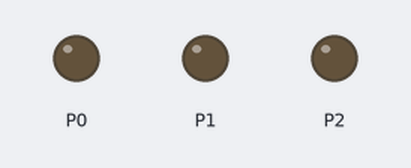
This program was run on a simulated BBC micro:bit running MicroPython. Parts: output pins drawn as LEDs (lit = HIGH).

Above: at 0.2 s.
At 1.0 s:
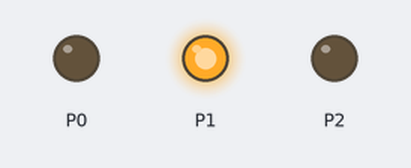
At 2.7 s:
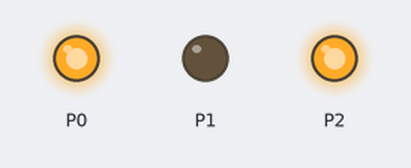
At 3.7 s:
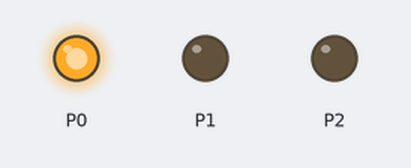
At 5.7 s:
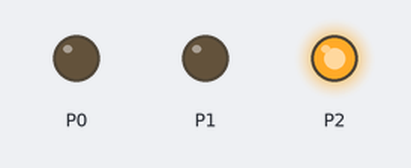
At 7.7 s:
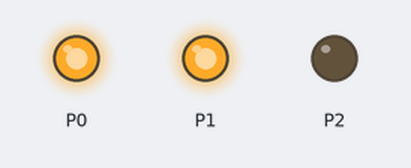
Timing chart, 0 to 8.1 s (numbered marks = the images above):
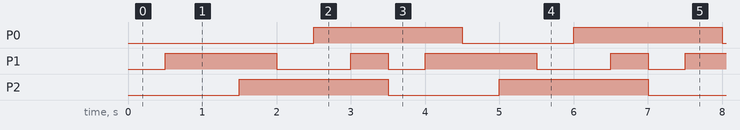

Measured:
- by itself, P0, P2: alternates HIGH for 2.0 s and LOW for 1.5 s
- by itself, P1: repeats every 3.5 s: LOW 1.0 s, HIGH 0.50 s, LOW 0.50 s, HIGH 1.5 s

The program:

ledSevenColours.py
```python
# Cycles through the primary and secondary colours of light, as well as white.
# Need a RGB LED to be wired up.  Instructions are Step 7 on https://www.littlebird.com.au/learn/63/make-an-rgb-led-blink-with-micro-bit
# Video of the code running is available at https://www.youtube.com/watch?v=mNEN9i9zddM

from microbit import *

while True:
    #Red
    pin1.write_digital(0)
    pin2.write_digital(0)
    sleep(500)
    #Yellow
    pin1.write_digital(1)
    sleep(500)
    #Green
    pin0.write_digital(0)
    sleep(500)
    #Cyan
    pin2.write_digital(1)
    sleep(500)
    #Blue
    pin1.write_digital(0)
    sleep(500)
    #Magenta
    pin0.write_digital(1)
    sleep(500)
    #White
    pin1.write_digital(1)
    sleep(500)
```
